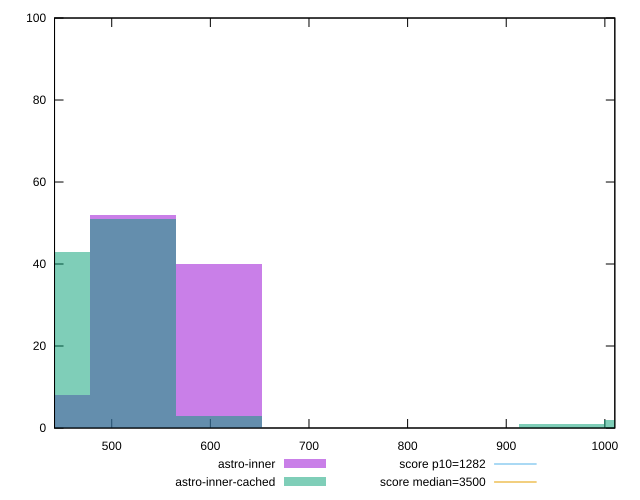

Generate this figure with gnuplot:
reset

$astroInner <<EOF
521.5030600682043 52
434.5858833901702 8
608.4202367462383 40
EOF

$astroInnerCached <<EOF
956.0889434583744 1
521.5030600682043 51
434.5858833901702 43
608.4202367462383 3
1043.0061201364085 2
EOF

set key outside below
set boxwidth 86.91717667803404
set xrange [442.0120000000004:1010.0960000000028]
set yrange [0:100]
set trange [0:100]
set style fill transparent solid 0.5 noborder

set parametric
set terminal svg size 640, 500 enhanced background rgb 'white'
set output "reports/report_00033_2021-03-01T14-23-16.841Z/bootup-time/comparison/histogram/2_vs_3.svg"

plot $astroInner title "astro-inner" with boxes, \
     $astroInnerCached title "astro-inner-cached" with boxes, \
     1282,t title "score p10=1282", \
     3500,t title "score median=3500"

reset
